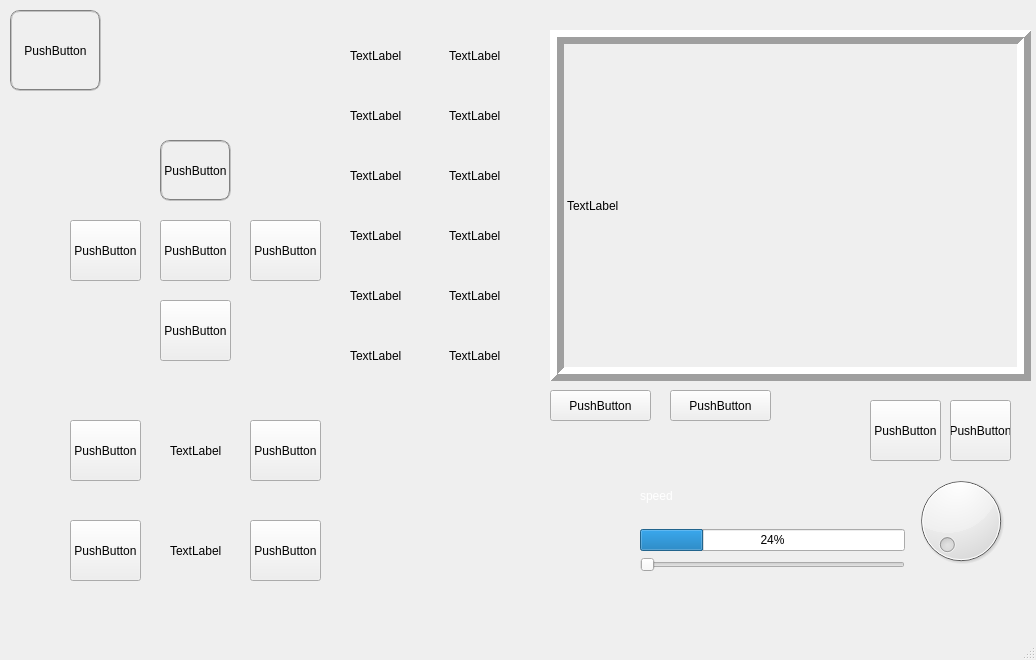
<?xml version="1.0" encoding="UTF-8"?>
<ui version="4.0">
 <class>MainWindow</class>
 <widget class="QMainWindow" name="MainWindow">
  <property name="geometry">
   <rect>
    <x>0</x>
    <y>0</y>
    <width>1036</width>
    <height>660</height>
   </rect>
  </property>
  <property name="windowTitle">
   <string>MainWindow</string>
  </property>
  <widget class="QWidget" name="centralwidget">
   <widget class="QPushButton" name="pushButton_start">
    <property name="geometry">
     <rect>
      <x>10</x>
      <y>10</y>
      <width>91</width>
      <height>81</height>
     </rect>
    </property>
    <property name="styleSheet">
     <string notr="true">font: 75 10pt &quot;Microsoft YaHei&quot;;
border-radius: 10px; 
border: 2px groove gray;</string>
    </property>
    <property name="text">
     <string>PushButton</string>
    </property>
   </widget>
   <widget class="QWidget" name="layoutWidget">
    <property name="geometry">
     <rect>
      <x>640</x>
      <y>470</y>
      <width>371</width>
      <height>102</height>
     </rect>
    </property>
    <layout class="QGridLayout" name="gridLayout_2">
     <item row="0" column="0">
      <widget class="QLabel" name="speedtext">
       <property name="styleSheet">
        <string notr="true">font: 75 italic 10pt &quot;3ds&quot;;</string>
       </property>
       <property name="text">
        <string>&lt;html&gt;&lt;head/&gt;&lt;body&gt;&lt;p&gt;&lt;span style=&quot; color:#ffffff;&quot;&gt;speed&lt;/span&gt;&lt;/p&gt;&lt;/body&gt;&lt;/html&gt;</string>
       </property>
      </widget>
     </item>
     <item row="0" column="1" rowspan="3">
      <widget class="QDial" name="dial_speed"/>
     </item>
     <item row="1" column="0">
      <widget class="QProgressBar" name="progressBar_speed">
       <property name="styleSheet">
        <string notr="true">font: 63 10pt &quot;Yu Gothic UI Semibold&quot;;</string>
       </property>
       <property name="value">
        <number>24</number>
       </property>
      </widget>
     </item>
     <item row="2" column="0">
      <widget class="QSlider" name="horizontalSlider_speed">
       <property name="orientation">
        <enum>Qt::Horizontal</enum>
       </property>
      </widget>
     </item>
    </layout>
   </widget>
   <widget class="QPushButton" name="pushButton_forword">
    <property name="geometry">
     <rect>
      <x>160</x>
      <y>140</y>
      <width>71</width>
      <height>61</height>
     </rect>
    </property>
    <property name="styleSheet">
     <string notr="true">font: 75 10pt &quot;Microsoft YaHei&quot;;
border-radius: 10px;  border: 2px groove gray;</string>
    </property>
    <property name="text">
     <string>PushButton</string>
    </property>
   </widget>
   <widget class="QPushButton" name="pushButton_left">
    <property name="geometry">
     <rect>
      <x>70</x>
      <y>220</y>
      <width>71</width>
      <height>61</height>
     </rect>
    </property>
    <property name="styleSheet">
     <string notr="true">font: 75 10pt &quot;Microsoft YaHei&quot;;</string>
    </property>
    <property name="text">
     <string>PushButton</string>
    </property>
   </widget>
   <widget class="QPushButton" name="pushButton_right">
    <property name="geometry">
     <rect>
      <x>250</x>
      <y>220</y>
      <width>71</width>
      <height>61</height>
     </rect>
    </property>
    <property name="styleSheet">
     <string notr="true">font: 75 10pt &quot;Microsoft YaHei&quot;;</string>
    </property>
    <property name="text">
     <string>PushButton</string>
    </property>
   </widget>
   <widget class="QPushButton" name="pushButton_back">
    <property name="geometry">
     <rect>
      <x>160</x>
      <y>300</y>
      <width>71</width>
      <height>61</height>
     </rect>
    </property>
    <property name="styleSheet">
     <string notr="true">font: 75 10pt &quot;Microsoft YaHei&quot;;</string>
    </property>
    <property name="text">
     <string>PushButton</string>
    </property>
   </widget>
   <widget class="QPushButton" name="pushButton_up">
    <property name="geometry">
     <rect>
      <x>70</x>
      <y>420</y>
      <width>71</width>
      <height>61</height>
     </rect>
    </property>
    <property name="styleSheet">
     <string notr="true">font: 75 10pt &quot;Microsoft YaHei&quot;;</string>
    </property>
    <property name="text">
     <string>PushButton</string>
    </property>
   </widget>
   <widget class="QPushButton" name="pushButton_down">
    <property name="geometry">
     <rect>
      <x>250</x>
      <y>420</y>
      <width>71</width>
      <height>61</height>
     </rect>
    </property>
    <property name="styleSheet">
     <string notr="true">font: 75 10pt &quot;Microsoft YaHei&quot;;</string>
    </property>
    <property name="text">
     <string>PushButton</string>
    </property>
   </widget>
   <widget class="QPushButton" name="pushButton_rz1">
    <property name="geometry">
     <rect>
      <x>70</x>
      <y>520</y>
      <width>71</width>
      <height>61</height>
     </rect>
    </property>
    <property name="styleSheet">
     <string notr="true">font: 75 10pt &quot;Microsoft YaHei&quot;;</string>
    </property>
    <property name="text">
     <string>PushButton</string>
    </property>
   </widget>
   <widget class="QPushButton" name="pushButton_rz2">
    <property name="geometry">
     <rect>
      <x>250</x>
      <y>520</y>
      <width>71</width>
      <height>61</height>
     </rect>
    </property>
    <property name="styleSheet">
     <string notr="true">font: 75 10pt &quot;Microsoft YaHei&quot;;</string>
    </property>
    <property name="text">
     <string>PushButton</string>
    </property>
   </widget>
   <widget class="QLabel" name="label_Z">
    <property name="geometry">
     <rect>
      <x>170</x>
      <y>430</y>
      <width>51</width>
      <height>41</height>
     </rect>
    </property>
    <property name="text">
     <string>TextLabel</string>
    </property>
   </widget>
   <widget class="QLabel" name="label_rz">
    <property name="geometry">
     <rect>
      <x>170</x>
      <y>530</y>
      <width>51</width>
      <height>41</height>
     </rect>
    </property>
    <property name="text">
     <string>TextLabel</string>
    </property>
   </widget>
   <widget class="QPushButton" name="pushButton_reset">
    <property name="geometry">
     <rect>
      <x>950</x>
      <y>400</y>
      <width>61</width>
      <height>61</height>
     </rect>
    </property>
    <property name="text">
     <string>PushButton</string>
    </property>
   </widget>
   <widget class="QWidget" name="layoutWidget_2">
    <property name="geometry">
     <rect>
      <x>350</x>
      <y>90</y>
      <width>191</width>
      <height>51</height>
     </rect>
    </property>
    <layout class="QHBoxLayout" name="horizontalLayout_2">
     <item>
      <widget class="QLabel" name="label_y">
       <property name="text">
        <string>TextLabel</string>
       </property>
      </widget>
     </item>
     <item>
      <widget class="QLabel" name="label_yo">
       <property name="text">
        <string>TextLabel</string>
       </property>
      </widget>
     </item>
    </layout>
   </widget>
   <widget class="QWidget" name="layoutWidget_3">
    <property name="geometry">
     <rect>
      <x>350</x>
      <y>150</y>
      <width>191</width>
      <height>51</height>
     </rect>
    </property>
    <layout class="QHBoxLayout" name="horizontalLayout_3">
     <item>
      <widget class="QLabel" name="label_z">
       <property name="text">
        <string>TextLabel</string>
       </property>
      </widget>
     </item>
     <item>
      <widget class="QLabel" name="label_zo">
       <property name="text">
        <string>TextLabel</string>
       </property>
      </widget>
     </item>
    </layout>
   </widget>
   <widget class="QWidget" name="layoutWidget_4">
    <property name="geometry">
     <rect>
      <x>350</x>
      <y>210</y>
      <width>191</width>
      <height>51</height>
     </rect>
    </property>
    <layout class="QHBoxLayout" name="horizontalLayout_4">
     <item>
      <widget class="QLabel" name="label_rx">
       <property name="text">
        <string>TextLabel</string>
       </property>
      </widget>
     </item>
     <item>
      <widget class="QLabel" name="label_rxo">
       <property name="text">
        <string>TextLabel</string>
       </property>
      </widget>
     </item>
    </layout>
   </widget>
   <widget class="QWidget" name="layoutWidget_5">
    <property name="geometry">
     <rect>
      <x>350</x>
      <y>270</y>
      <width>191</width>
      <height>51</height>
     </rect>
    </property>
    <layout class="QHBoxLayout" name="horizontalLayout_5">
     <item>
      <widget class="QLabel" name="label_ry">
       <property name="text">
        <string>TextLabel</string>
       </property>
      </widget>
     </item>
     <item>
      <widget class="QLabel" name="label_ryo">
       <property name="text">
        <string>TextLabel</string>
       </property>
      </widget>
     </item>
    </layout>
   </widget>
   <widget class="QWidget" name="layoutWidget_6">
    <property name="geometry">
     <rect>
      <x>350</x>
      <y>330</y>
      <width>191</width>
      <height>51</height>
     </rect>
    </property>
    <layout class="QHBoxLayout" name="horizontalLayout_6">
     <item>
      <widget class="QLabel" name="label_rzi">
       <property name="text">
        <string>TextLabel</string>
       </property>
      </widget>
     </item>
     <item>
      <widget class="QLabel" name="label_rz2">
       <property name="text">
        <string>TextLabel</string>
       </property>
      </widget>
     </item>
    </layout>
   </widget>
   <widget class="QWidget" name="layoutWidget">
    <property name="geometry">
     <rect>
      <x>350</x>
      <y>30</y>
      <width>191</width>
      <height>51</height>
     </rect>
    </property>
    <layout class="QHBoxLayout" name="horizontalLayout">
     <item>
      <widget class="QLabel" name="label_x">
       <property name="text">
        <string>TextLabel</string>
       </property>
      </widget>
     </item>
     <item>
      <widget class="QLabel" name="label_xo">
       <property name="text">
        <string>TextLabel</string>
       </property>
      </widget>
     </item>
    </layout>
   </widget>
   <widget class="QPushButton" name="pushButton_stop">
    <property name="geometry">
     <rect>
      <x>160</x>
      <y>220</y>
      <width>71</width>
      <height>61</height>
     </rect>
    </property>
    <property name="styleSheet">
     <string notr="true">font: 75 10pt &quot;Microsoft YaHei&quot;;</string>
    </property>
    <property name="text">
     <string>PushButton</string>
    </property>
   </widget>
   <widget class="QPushButton" name="pushButton_reAlarm">
    <property name="geometry">
     <rect>
      <x>870</x>
      <y>400</y>
      <width>71</width>
      <height>61</height>
     </rect>
    </property>
    <property name="styleSheet">
     <string notr="true">font: 75 10pt &quot;Microsoft YaHei&quot;;</string>
    </property>
    <property name="text">
     <string>PushButton</string>
    </property>
   </widget>
   <widget class="QLabel" name="Capture">
    <property name="geometry">
     <rect>
      <x>550</x>
      <y>30</y>
      <width>481</width>
      <height>351</height>
     </rect>
    </property>
    <property name="frameShape">
     <enum>QFrame::Box</enum>
    </property>
    <property name="frameShadow">
     <enum>QFrame::Raised</enum>
    </property>
    <property name="lineWidth">
     <number>7</number>
    </property>
    <property name="text">
     <string>TextLabel</string>
    </property>
   </widget>
   <widget class="QPushButton" name="open_button">
    <property name="geometry">
     <rect>
      <x>550</x>
      <y>390</y>
      <width>101</width>
      <height>31</height>
     </rect>
    </property>
    <property name="text">
     <string>PushButton</string>
    </property>
   </widget>
   <widget class="QPushButton" name="close_button">
    <property name="geometry">
     <rect>
      <x>670</x>
      <y>390</y>
      <width>101</width>
      <height>31</height>
     </rect>
    </property>
    <property name="text">
     <string>PushButton</string>
    </property>
   </widget>
  </widget>
  <widget class="QMenuBar" name="menubar">
   <property name="geometry">
    <rect>
     <x>0</x>
     <y>0</y>
     <width>1036</width>
     <height>25</height>
    </rect>
   </property>
  </widget>
  <widget class="QStatusBar" name="statusbar"/>
 </widget>
 <resources/>
 <connections/>
</ui>
